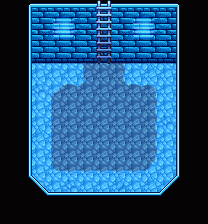

A level layout from a 2D game, rendered from its tile map. Below: a short description, then the map file with its tile-grid data intact:
An orthogonal 13x14 tile map with 16x16 px tiles, 7 tile layers (Back, Back2, Buildings, Buildings1, ...), 1 hidden layer not drawn, 4 tilesets.

<map version="1.10" tiledversion="1.10.2" orientation="orthogonal" renderorder="right-down" width="13" height="14" tilewidth="16" tileheight="16" infinite="0" nextlayerid="13" nextobjectid="2">
 <properties>
  <property name="Warp" value="6 0 OMEGAlinc.CSExpanded_CentralStationUndergroundShops 26 34" />
 </properties>
 <tileset firstgid="1" name=".mine_dark" tilewidth="16" tileheight="16" tilecount="288" columns="16">
  <image source="mine_dark.png" trans="000000" width="256" height="288" />
 </tileset>
 <tileset firstgid="289" name=".paths" tilewidth="16" tileheight="16" tilecount="64" columns="4">
  <image source=".paths.png" trans="000000" width="64" height="256" />
 </tileset>
 <tileset firstgid="353" name="mine" tilewidth="16" tileheight="16" tilecount="288" columns="16">
  <image source="mine.png" trans="000000" width="256" height="288" />
 </tileset>
 <tileset firstgid="641" name="mine_frost_dark" tilewidth="16" tileheight="16" tilecount="288" columns="16">
  <image source="mine_frost_dark.png" trans="000000" width="256" height="288" />
 </tileset>
 <layer id="12" name="Back" width="13" height="14">
  <data encoding="csv">
0,0,0,0,0,0,0,0,0,0,0,0,0,
0,0,0,0,0,0,0,0,0,0,0,0,0,
0,0,0,0,0,0,0,0,0,0,0,0,0,
0,779,779,779,779,858,859,860,779,779,779,779,0,
0,779,779,779,779,858,859,860,779,794,779,779,0,
0,779,795,842,843,829,859,828,843,844,779,779,0,
0,779,779,858,859,859,859,859,859,860,779,779,0,
0,779,779,858,859,859,859,859,859,860,795,779,0,
0,779,794,858,859,859,859,859,859,860,779,779,0,
0,779,779,858,859,859,859,859,859,860,779,779,0,
0,779,779,874,875,875,875,875,875,876,779,779,0,
0,779,779,779,795,779,779,780,779,794,779,779,0,
0,0,779,779,779,779,779,779,779,779,779,0,0,
0,0,0,0,0,0,0,0,0,0,0,0,0
</data>
 </layer>
 <layer id="2" name="Back2" width="13" height="14">
  <data encoding="csv">
0,0,0,0,0,0,708,0,0,0,0,0,0,
0,0,0,0,0,0,724,0,0,0,0,0,0,
0,0,0,0,0,0,740,0,0,0,0,0,0,
0,0,0,0,0,0,756,0,0,0,0,0,0,
0,0,0,0,0,0,0,0,0,0,0,0,0,
0,0,0,0,0,0,0,0,0,0,0,0,0,
0,0,0,0,0,0,0,0,0,0,0,0,0,
0,0,0,0,0,0,0,0,0,0,0,0,0,
0,0,0,0,0,0,0,0,0,0,0,0,0,
0,0,0,0,0,0,0,0,0,0,0,0,0,
0,0,0,0,0,0,0,0,0,0,0,0,0,
0,0,0,0,0,0,0,0,0,0,0,0,0,
0,0,0,0,0,0,0,0,0,0,0,0,0,
0,0,0,0,0,0,0,0,0,0,0,0,0
</data>
 </layer>
 <layer id="1" name="Buildings" width="13" height="14">
  <data encoding="csv">
685,709,715,714,715,716,0,715,716,717,716,2147484357,702,
666,725,731,706,707,732,0,731,706,707,731,2147484373,704,
27,741,747,722,723,748,0,747,722,723,747,2147484389,27,
27,757,763,764,763,764,0,763,764,763,764,2147484405,27,
27,725,0,0,0,0,0,0,0,0,0,2147484373,27,
27,741,0,0,0,0,0,0,0,0,0,2147484389,27,
27,757,0,0,0,0,0,0,0,0,0,2147484405,27,
27,725,0,0,0,0,0,0,0,0,0,2147484373,27,
27,741,0,0,0,0,0,0,0,0,0,2147484389,27,
27,757,0,0,0,0,0,0,0,0,0,2147484405,27,
27,757,0,0,0,0,0,0,0,0,0,2147484405,27,
27,837,0,0,0,0,0,0,0,0,0,2147484485,27,
27,27,27,0,0,0,0,0,0,0,10,27,27,
27,27,27,27,27,27,27,27,27,27,698,699,27
</data>
 </layer>
 <layer id="3" name="Buildings1" width="13" height="14">
  <data encoding="csv">
0,0,0,0,0,0,0,0,0,0,0,0,0,
0,0,0,0,0,0,0,0,0,0,0,0,0,
0,0,0,0,0,0,0,0,0,0,0,0,0,
0,0,0,0,0,0,0,0,0,0,0,0,0,
0,0,0,0,0,0,0,0,0,0,0,0,0,
0,0,0,0,0,0,0,0,0,0,0,0,0,
0,0,0,0,0,0,0,0,0,0,0,0,0,
0,0,0,0,0,0,0,0,0,0,0,0,0,
0,0,0,0,0,0,0,0,0,0,0,0,0,
0,0,0,0,0,0,0,0,0,0,0,0,0,
0,0,0,0,0,0,0,0,0,0,0,0,0,
0,0,0,0,0,0,0,0,0,0,0,0,0,
0,0,0,0,0,0,0,0,0,0,0,0,0,
0,0,0,0,0,0,0,0,0,0,0,0,0
</data>
 </layer>
 <layer id="4" name="Paths" width="13" height="14" visible="0">
  <data encoding="csv">
0,0,0,0,0,0,0,0,0,0,0,0,0,
0,0,0,297,297,0,0,0,297,297,0,0,0,
0,0,0,297,297,0,0,0,297,297,0,0,0,
0,0,0,0,0,0,0,0,0,0,0,0,0,
0,0,0,0,0,0,0,0,0,0,0,0,0,
0,0,297,0,0,0,0,0,0,0,297,0,0,
0,0,0,0,297,0,297,0,297,0,0,0,0,
0,0,297,0,0,0,0,0,0,0,297,0,0,
0,0,0,0,297,0,297,0,297,0,0,0,0,
0,0,297,0,0,0,0,0,0,0,297,0,0,
0,0,0,0,0,0,0,0,0,0,0,0,0,
0,0,297,0,297,0,297,0,297,0,297,0,0,
0,0,0,0,0,0,0,0,0,0,0,0,0,
0,0,0,0,0,0,0,0,0,0,0,0,0
</data>
 </layer>
 <layer id="5" name="Front" width="13" height="14">
  <data encoding="csv">
0,0,0,0,0,0,0,0,0,0,0,0,0,
0,0,0,0,0,0,0,0,0,0,0,0,0,
0,0,0,0,0,0,0,0,0,0,0,0,0,
0,0,819,849,0,0,0,0,0,0,0,0,0,
0,0,0,0,0,0,0,0,0,0,0,0,0,
0,0,0,0,0,0,0,0,0,0,0,0,0,
0,0,0,0,0,0,0,0,0,0,0,0,0,
0,0,0,0,0,0,0,0,0,0,0,0,0,
0,0,0,0,0,0,0,0,0,0,0,0,0,
0,0,0,0,0,0,0,0,0,0,0,0,0,
0,0,0,0,0,0,0,0,0,0,0,0,0,
0,837,838,0,0,0,0,0,0,0,2147484486,2147484485,0,
0,0,854,2147484503,2147484504,2147484503,2147484504,2147484503,856,855,2147484502,0,0,
0,0,0,0,0,0,0,0,0,0,0,0,0
</data>
 </layer>
 <layer id="6" name="Front2" width="13" height="14">
  <data encoding="csv">
0,0,0,0,0,0,0,0,0,0,0,0,0,
0,0,0,0,0,0,0,0,0,0,0,0,0,
0,0,0,0,0,0,0,0,0,0,0,0,0,
0,0,0,0,0,0,0,0,0,0,0,0,0,
0,0,0,0,0,0,0,0,0,0,0,0,0,
0,0,0,0,0,0,0,0,0,0,0,0,0,
0,0,0,0,0,0,0,0,0,0,0,0,0,
0,0,0,0,0,0,0,0,0,0,0,0,0,
0,0,0,0,0,0,0,0,0,0,0,0,0,
0,0,0,0,0,0,0,0,0,0,0,0,0,
0,0,0,0,0,0,0,0,0,0,0,0,0,
0,0,0,0,0,0,0,0,0,0,0,0,0,
0,0,0,0,0,0,0,0,0,0,0,0,0,
0,0,0,0,0,0,0,0,0,0,0,0,0
</data>
 </layer>
 <layer id="7" name="AlwaysFront" width="13" height="14">
  <data encoding="csv">
0,0,0,0,0,0,0,0,0,0,0,0,0,
0,0,0,0,0,0,0,0,0,0,0,0,0,
0,0,0,0,0,0,0,0,0,0,0,0,0,
0,0,0,0,0,0,0,0,0,0,0,0,0,
0,0,0,0,0,0,0,0,0,0,0,0,0,
0,0,0,0,0,0,0,0,0,0,0,0,0,
0,0,0,0,0,0,0,0,0,0,0,0,0,
0,0,0,0,0,0,0,0,0,0,0,0,0,
0,0,0,0,0,0,0,0,0,0,0,0,0,
0,0,0,0,0,0,0,0,0,0,0,0,0,
0,0,0,0,0,0,0,0,0,0,0,0,0,
0,0,0,0,0,0,0,0,0,0,0,0,0,
666,667,0,0,0,0,0,0,0,0,0,0,685,
0,702,0,0,0,0,0,0,0,0,0,0,0
</data>
 </layer>
 <objectgroup id="8" name="Back" />
 <objectgroup id="10" name="Buildings" />
 <objectgroup id="11" name="Front" />
</map>
